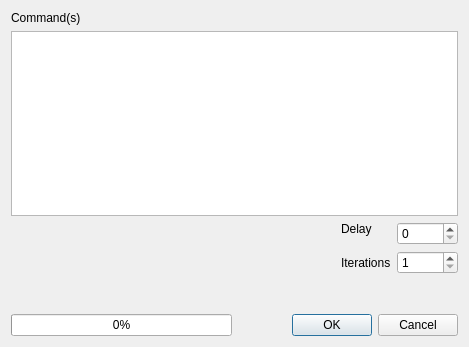
<?xml version="1.0" encoding="UTF-8"?>
<ui version="4.0">
 <class>LoopDialog</class>
 <widget class="QDialog" name="LoopDialog">
  <property name="geometry">
   <rect>
    <x>0</x>
    <y>0</y>
    <width>469</width>
    <height>347</height>
   </rect>
  </property>
  <property name="windowTitle">
   <string>Loop Command(s)</string>
  </property>
  <property name="windowOpacity">
   <double>100.000000000000000</double>
  </property>
  <property name="modal">
   <bool>true</bool>
  </property>
  <layout class="QGridLayout" name="gridLayout_2">
   <item row="4" column="1">
    <widget class="QDialogButtonBox" name="buttonBox">
     <property name="orientation">
      <enum>Qt::Horizontal</enum>
     </property>
     <property name="standardButtons">
      <set>QDialogButtonBox::Cancel|QDialogButtonBox::Ok</set>
     </property>
    </widget>
   </item>
   <item row="3" column="0" colspan="2">
    <layout class="QGridLayout" name="gridLayout">
     <item row="0" column="2" rowspan="2">
      <widget class="QSpinBox" name="delay_box">
       <property name="maximum">
        <number>99999</number>
       </property>
      </widget>
     </item>
     <item row="3" column="1">
      <spacer name="verticalSpacer">
       <property name="orientation">
        <enum>Qt::Vertical</enum>
       </property>
       <property name="sizeHint" stdset="0">
        <size>
         <width>20</width>
         <height>40</height>
        </size>
       </property>
      </spacer>
     </item>
     <item row="0" column="1">
      <widget class="QLabel" name="label">
       <property name="text">
        <string>Delay</string>
       </property>
      </widget>
     </item>
     <item row="2" column="2">
      <widget class="QSpinBox" name="iteration_box">
       <property name="suffix">
        <string comment="ms" extracomment="ms"/>
       </property>
       <property name="minimum">
        <number>1</number>
       </property>
       <property name="maximum">
        <number>65534</number>
       </property>
      </widget>
     </item>
     <item row="2" column="1">
      <widget class="QLabel" name="label_3">
       <property name="text">
        <string>Iterations</string>
       </property>
      </widget>
     </item>
     <item row="2" column="0">
      <spacer name="horizontalSpacer">
       <property name="orientation">
        <enum>Qt::Horizontal</enum>
       </property>
       <property name="sizeHint" stdset="0">
        <size>
         <width>40</width>
         <height>20</height>
        </size>
       </property>
      </spacer>
     </item>
    </layout>
   </item>
   <item row="1" column="0" colspan="2">
    <widget class="QPlainTextEdit" name="commands_edit">
     <property name="font">
      <font>
       <family>Source Code Pro</family>
       <pointsize>12</pointsize>
      </font>
     </property>
     <property name="frameShape">
      <enum>QFrame::StyledPanel</enum>
     </property>
     <property name="frameShadow">
      <enum>QFrame::Sunken</enum>
     </property>
    </widget>
   </item>
   <item row="0" column="0">
    <widget class="QLabel" name="label_2">
     <property name="text">
      <string>Command(s)</string>
     </property>
    </widget>
   </item>
   <item row="4" column="0">
    <widget class="QProgressBar" name="progressBar">
     <property name="value">
      <number>0</number>
     </property>
     <property name="format">
      <string>%p%</string>
     </property>
    </widget>
   </item>
  </layout>
 </widget>
 <resources/>
 <connections>
  <connection>
   <sender>buttonBox</sender>
   <signal>accepted()</signal>
   <receiver>LoopDialog</receiver>
   <slot>accept()</slot>
   <hints>
    <hint type="sourcelabel">
     <x>248</x>
     <y>254</y>
    </hint>
    <hint type="destinationlabel">
     <x>157</x>
     <y>274</y>
    </hint>
   </hints>
  </connection>
  <connection>
   <sender>buttonBox</sender>
   <signal>rejected()</signal>
   <receiver>LoopDialog</receiver>
   <slot>reject()</slot>
   <hints>
    <hint type="sourcelabel">
     <x>316</x>
     <y>260</y>
    </hint>
    <hint type="destinationlabel">
     <x>286</x>
     <y>274</y>
    </hint>
   </hints>
  </connection>
 </connections>
</ui>
